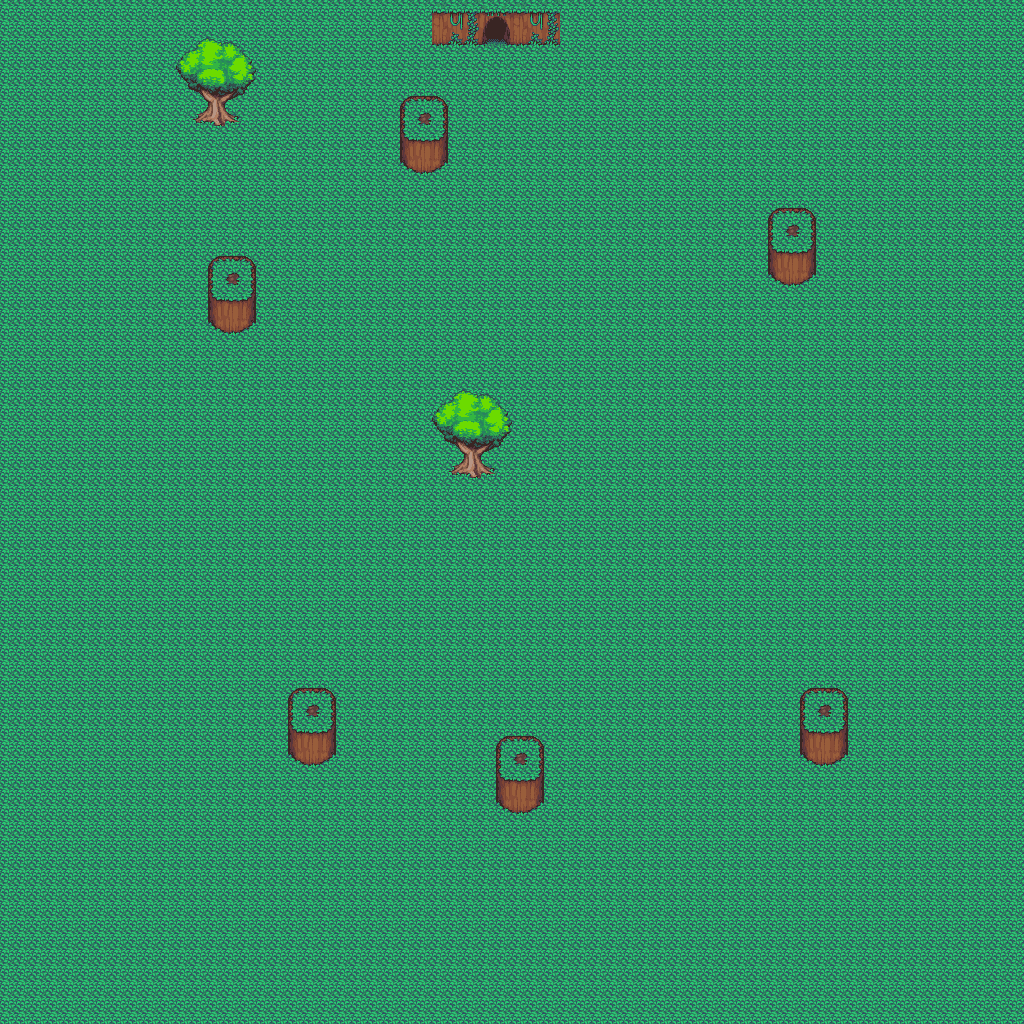

Below is a game level as drawn by its tile map, then a one-line description and the .tmx that defines it (tile-layer data replaced by summaries):
An orthogonal 64x64 tile map with 16x16 px tiles, 2 tile layers (Tile Layer 1, Tile Layer 2).

<map version="1.0" tiledversion="2018.06.01" orientation="orthogonal" renderorder="right-down" width="64" height="64" tilewidth="16" tileheight="16" infinite="0" nextlayerid="3" nextobjectid="1">
 <tileset firstgid="1" source="Map0.tsx" />
 <layer id="1" name="Tile Layer 1" width="64" height="64">
  <data>[4096 cells, 4096 non-empty, 16 distinct tile ids]</data>
 </layer>
 <layer id="2" name="Tile Layer 2" width="64" height="64">
  <data>[4096 cells, 146 non-empty, 43 distinct tile ids]</data>
 </layer>
</map>
